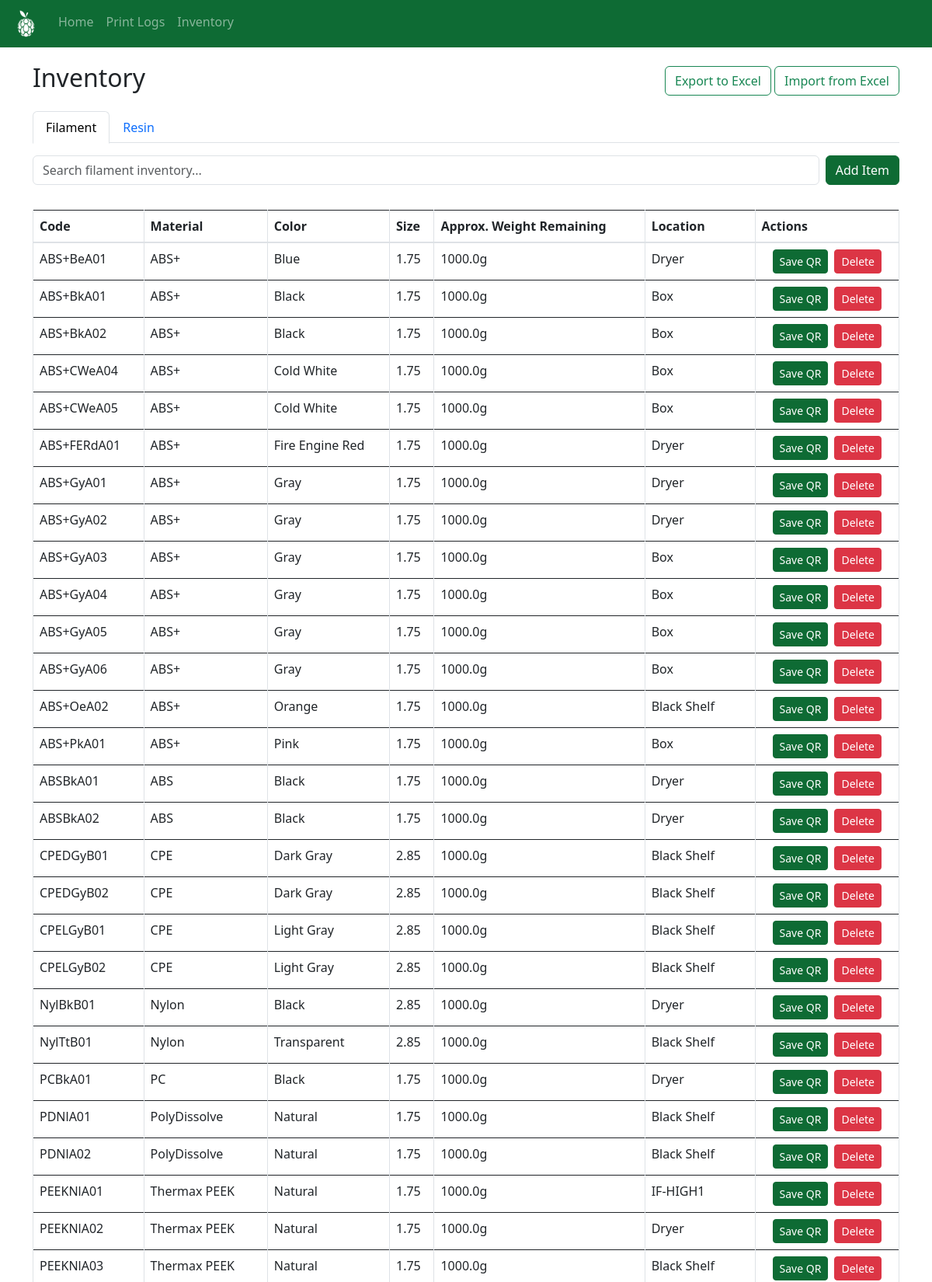
Page /inventory (upper part) on the committed database.
### website/models.py (models this page shows)
class FilamentInventory(db.Model):
    id = db.Column(db.Integer, primary_key=True)
    code = db.Column(db.String(20), unique=True, nullable=False)
    material = db.Column(db.String(50), nullable=False)
    color = db.Column(db.String(50), nullable=False)
    size = db.Column(db.String(5), nullable=True)
    weight_remaining = db.Column(db.Float, nullable=True)
    qr_filename = db.Column(db.String(100))
    location = db.Column(db.String(100), default='Black Shelf')

### website/views.py (the view, shortened to what this page needs)
@views.route('/inventory', methods=['GET', 'POST'])
def inventory():
    filament_form = AddFilamentForm()
    resin_form = AddResinForm()
    fmat = db.session.query(FilamentInventory.material).distinct().all()
    fcol = db.session.query(FilamentInventory.color).distinct().all()
    fmat = [m[0] for m in fmat]
    fcol = [c[0] for c in fcol]
    rmat = db.session.query(ResinInventory.material).distinct().all()
    rmat = [m[0] for m in rmat]
    update_choices(filament_form.material, fmat)
    update_choices(filament_form.color, fcol)
    resin_form.material.choices = [(m, m) for m in rmat] + [("__new__", "Add New")]
    finv = FilamentInventory.query.all()
    rinv = ResinInventory.query.all()
    return render_template("inventory.html", finv=finv, rinv=rinv, filament_form=filament_form, resin_form=resin_form)

### website/forms.py
class AddFilamentForm(FlaskForm):
    material = SelectField('Material', coerce=str, choices=[
        ('PLA+', 'PLA+'),
        ('PLA', 'PLA'),
        ('PETG', 'PETG'),
        ('TPU', 'TPU'),
        ('ABS', 'ABS'),
        ('Simubone', 'Simubone')], validators=[DataRequired()])
    new_material = StringField('New Material', validators=[Optional()])
    color = SelectField('Color', coerce=str,  choices=[
        ('Black', 'Black'),
        ('White', 'White'),
        ('Red', 'Red'),
        ('Blue', 'Blue'),
        ('Green', 'Green'),
        ('Yellow', 'Yellow'),
        ('Gray', 'Gray'),
        ('Orange', 'Orange'),
        ('Bone White', 'Bone White'),
        ('Natural', 'Natural'),
        ('Clear', 'Clear'),
        ('Silver', 'Silver'),
        ('Pink', 'Pink')], validators=[DataRequired()])
    new_color = StringField('New Color', validators=[Optional()])
    size = SelectField('Size', choices=[('1.75mm', '1.75mm'), ('2.85mm', '2.85mm')])
    approx_weight = FloatField('Approx Weight (g)', validators=[Optional()])
    quantity = IntegerField('Quantity', default=1, validators=[DataRequired()])

class AddResinForm(FlaskForm):
    material = SelectField('Material', coerce=str, validators=[DataRequired()])
    new_material = StringField('New Material', validators=[Optional()])
    printer = SelectField('Printer', choices=[
        ('Formlabs', 'Formlabs'),
        ('Phrozen', 'Phrozen')], validators=[DataRequired()])
    date_mfg = DateField('Date of Manufacture', validators=[Optional()])
    date_expiry = DateField('Date of Expiry', validators=[Optional()])
    date_delivered = DateField('Date Delivered', validators=[Optional()])
    status = SelectField('Status', choices=[
        ('Sealed', 'Sealed'),
        ('Opened', 'Opened'),
        ('In Use', 'In Use'),
        ('Expired', 'Expired'),
        ('Damaged', 'Damaged')
    ], validators=[Optional()])
    quantity = IntegerField('Quantity', default=1, validators=[DataRequired()])

### website/utils.py (called while the page is built)
def update_choices(field, items):
    existing = {v for v, _ in field.choices}
    field.choices += [(i, i) for i in items if i not in existing]
    if "__new__" not in existing:
        field.choices.append(("__new__", "Add New"))

### website/templates/inventory.html (shortened to what this page needs)
{% extends 'base.html' %} {% block title %}Inventory{% endblock %} {% block
content %}
<div class="d-flex justify-content-between align-items-center mb-3">
  <h2>Inventory</h2>
  <div>
    <a
      href="{{ url_for('views.export_inventory') }}"
      class="btn btn-outline-success"
    >
      Export to Excel
    </a>
    <a
      href="{{ url_for('views.import_inventory') }}"
      class="btn btn-outline-success"
    >
      Import from Excel
    </a>
  </div>
</div>
<ul
  class="nav nav-tabs"
  id="inventoryTabs"
  role="tablist"
>
  <li
    class="nav-item"
    role="presentation"
  >
    <button
      class="nav-link active"
      id="filament-inv-tab"
      data-bs-toggle="tab"
      data-bs-target="#filament-inventory"
      type="button"
    >
      Filament
    </button>
  </li>
  <li
    class="nav-item"
    role="presentation"
  >
    <button
      class="nav-link"
      id="resin-inv-tab"
      data-bs-toggle="tab"
      data-bs-target="#resin-inventory"
      type="button"
    >
      Resin
    </button>
  </li>
</ul>
<div class="tab-content mt-3">
  <div
    class="tab-pane fade show active"
    id="filament-inventory"
  >
    <div class="d-flex mb-3 gap-2">
      <input
        type="text"
        id="filamentSearchInput"
        class="form-control mb-3"
        placeholder="Search filament inventory..."
      />
      <button
        class="btn btn-success"
        data-bs-toggle="modal"
        data-bs-target="#addFilamentModal"
        style="white-space: nowrap; height: 100%;"
      >
        Add Item
      </button>
    </div>
    <div class="table-responsive">
      <table
        id="filamentTable"
        class="table table-bordered table-hover"
      >
        <thead>
          <tr>
            <th onclick="sortTable('filamentTable', 0)">Code</th>
            <th onclick="sortTable('filamentTable', 1)">Material</th>
            <th onclick="sortTable('filamentTable', 2)">Color</th>
            <th onclick="sortTable('filamentTable', 3)">Size</th>
            <th onclick="sortTable('filamentTable', 4)">
              Approx. Weight Remaining
            </th>
            <th onclick="sortTable('filamentTable', 5)">Location</th>
            <th>Actions</th>
          </tr>
        </thead>
        <tbody>
          {% for item in finv %}
          <tr>
            <td>{{ item.code }}</td>
            <td>{{ item.material }}</td>
            <td>{{ item.color }}</td>
            <td>{{ item.size }}</td>
            <td>{{ item.weight_remaining }}g</td>
            <td>{{ item.location }}</td>
            <td class="text-center">
              <div
                class="d-flex justify-content-center align-items-center gap-2"
              >
                <form
                  method="GET"
                  action="{{ url_for('views.download_qr', code=item.code) }}"
                >
                  <button
                    type="submit"
                    class="btn btn-success btn-sm"
                  >
                    Save QR
                  </button>
                </form>
                <form
                  method="POST"
                  action="{{ url_for('views.delete_filament', item_id=item.id) }}"
                  onsubmit="return confirm('Are you sure you want to delete this item?');"
                >
                  <button
                    type="submit"
                    class="btn btn-danger btn-sm"
                  >
                    Delete
                  </button>
                </form>
              </div>
            </td>
          </tr>
          {% endfor %}
        </tbody>
      </table>
    </div>
  </div>
</div>
{% endblock %}

### website/templates/base.html (shortened to what this page needs)
<!doctype html>
<html>
  <head>
    <link
      rel="stylesheet"
      href="https://stackpath.bootstrapcdn.com/bootstrap/4.4.1/css/bootstrap.min.css"
    />
    <link
      rel="stylesheet"
      href="https://stackpath.bootstrapcdn.com/font-awesome/4.7.0/css/font-awesome.min.css"
    />
    <link
      href="https://cdn.jsdelivr.net/npm/bootstrap@5.3.0/dist/css/bootstrap.min.css"
      rel="stylesheet"
    />
  </head>
  <body>
    <nav class="navbar navbar-expand-lg navbar-dark bg-success px-3">
      <div
        class="collapse navbar-collapse"
        id="navbar"
      >
        <div class="navbar-nav">
          <a
            class="navbar-brand"
            href="{{ url_for('views.dashboard') }}"
          >
            <img
              src="{{ url_for('static', filename='icon-w.png') }}"
              alt="Home"
              style="height: 35px"
            />
          </a>
          <a
            class="nav-item nav-link"
            id="dashboard"
            href="/"
            >Home</a
          >
          <a
            class="nav-item nav-link"
            id="activities"
            href="/activities"
            >Print Logs</a
          >
          <a
            class="nav-item nav-link"
            id="inventory"
            href="/inventory"
            >Inventory</a
          >
        </div>
      </div>
    </nav>
    <div class="container">{% block content %} {% endblock %}</div>
  </body>
</html>

### website/templates/base.html (style rules this page uses)
.bg-success { background-color: #0e6b34 !important; }
.btn-success { background-color: #0e6b34 !important; border-color: #0e6b34 !important; }
body { padding-top: 0px; }
.container { padding-top: 20px; }

### rows in the picture
FilamentInventory: code "ABS+BeA01", material "ABS+", color "Blue", size "1.75", weight_remaining "1000.0", location "Dryer"
FilamentInventory: code "ABS+BkA01", material "ABS+", color "Black", size "1.75", weight_remaining "1000.0", location "Box"
FilamentInventory: code "ABS+BkA02", material "ABS+", color "Black", size "1.75", weight_remaining "1000.0", location "Box"
FilamentInventory: code "ABS+CWeA04", material "ABS+", color "Cold White", size "1.75", weight_remaining "1000.0", location "Box"
FilamentInventory: code "ABS+CWeA05", material "ABS+", color "Cold White", size "1.75", weight_remaining "1000.0", location "Box"
FilamentInventory: code "ABS+FERdA01", material "ABS+", color "Fire Engine Red", size "1.75", weight_remaining "1000.0", location "Dryer"
FilamentInventory: code "ABS+GyA01", material "ABS+", color "Gray", size "1.75", weight_remaining "1000.0", location "Dryer"
FilamentInventory: code "ABS+GyA02", material "ABS+", color "Gray", size "1.75", weight_remaining "1000.0", location "Dryer"
FilamentInventory: code "ABS+GyA03", material "ABS+", color "Gray", size "1.75", weight_remaining "1000.0", location "Box"
FilamentInventory: code "ABS+GyA04", material "ABS+", color "Gray", size "1.75", weight_remaining "1000.0", location "Box"
FilamentInventory: code "ABS+GyA05", material "ABS+", color "Gray", size "1.75", weight_remaining "1000.0", location "Box"
FilamentInventory: code "ABS+GyA06", material "ABS+", color "Gray", size "1.75", weight_remaining "1000.0", location "Box"
FilamentInventory: code "ABS+OeA02", material "ABS+", color "Orange", size "1.75", weight_remaining "1000.0", location "Black Shelf"
FilamentInventory: code "ABS+PkA01", material "ABS+", color "Pink", size "1.75", weight_remaining "1000.0", location "Box"
FilamentInventory: code "ABSBkA01", material "ABS", color "Black", size "1.75", weight_remaining "1000.0", location "Dryer"
FilamentInventory: code "ABSBkA02", material "ABS", color "Black", size "1.75", weight_remaining "1000.0", location "Dryer"
FilamentInventory: code "CPEDGyB01", material "CPE", color "Dark Gray", size "2.85", weight_remaining "1000.0", location "Black Shelf"
FilamentInventory: code "CPEDGyB02", material "CPE", color "Dark Gray", size "2.85", weight_remaining "1000.0", location "Black Shelf"
FilamentInventory: code "CPELGyB01", material "CPE", color "Light Gray", size "2.85", weight_remaining "1000.0", location "Black Shelf"
FilamentInventory: code "CPELGyB02", material "CPE", color "Light Gray", size "2.85", weight_remaining "1000.0", location "Black Shelf"
FilamentInventory: code "NylBkB01", material "Nylon", color "Black", size "2.85", weight_remaining "1000.0", location "Dryer"
FilamentInventory: code "NylTtB01", material "Nylon", color "Transparent", size "2.85", weight_remaining "1000.0", location "Black Shelf"
FilamentInventory: code "PCBkA01", material "PC", color "Black", size "1.75", weight_remaining "1000.0", location "Dryer"
FilamentInventory: code "PDNlA01", material "PolyDissolve", color "Natural", size "1.75", weight_remaining "1000.0", location "Black Shelf"
FilamentInventory: code "PDNlA02", material "PolyDissolve", color "Natural", size "1.75", weight_remaining "1000.0", location "Black Shelf"
FilamentInventory: code "PEEKNlA01", material "Thermax PEEK", color "Natural", size "1.75", weight_remaining "1000.0", location "IF-HIGH1"
FilamentInventory: code "PEEKNlA02", material "Thermax PEEK", color "Natural", size "1.75", weight_remaining "1000.0", location "Dryer"
FilamentInventory: code "PEEKNlA03", material "Thermax PEEK", color "Natural", size "1.75", weight_remaining "1000.0", location "Black Shelf"
